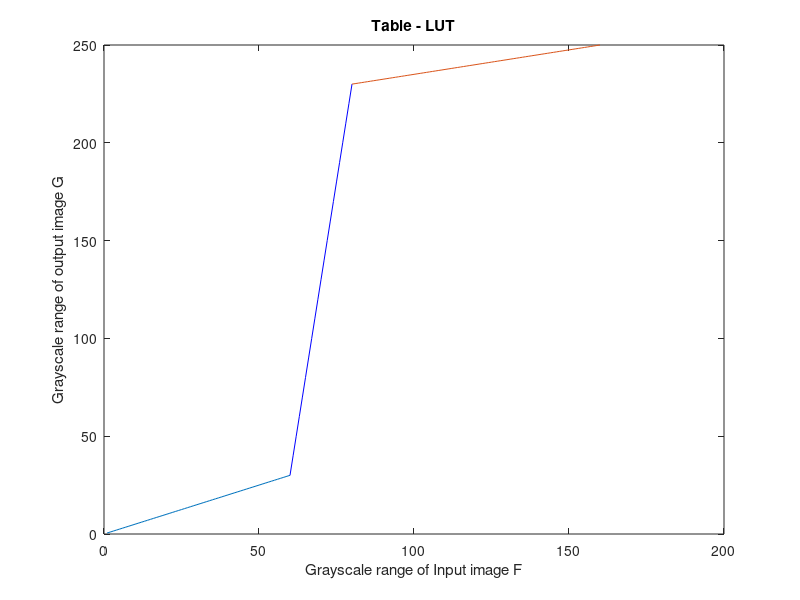
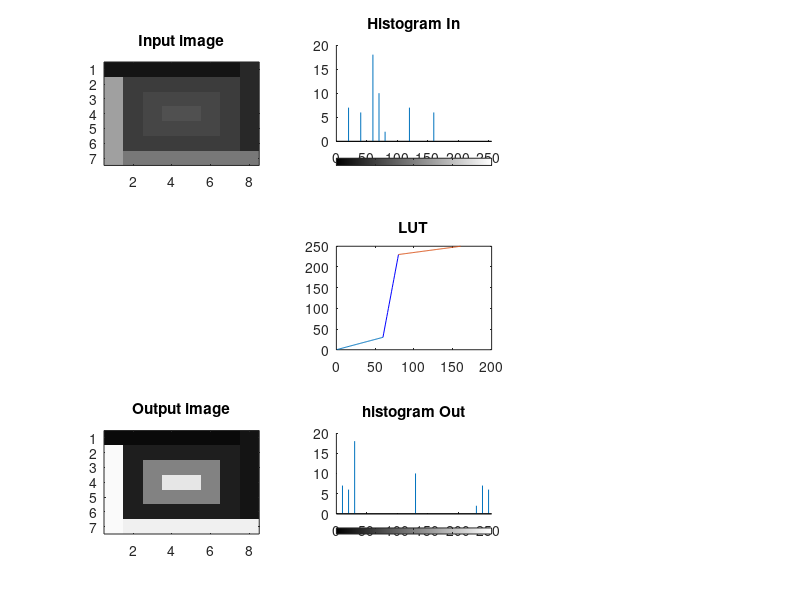

Reproduce these figures in MATLAB, in order.
clc
clear all
close all

lut = [];
x = [];     %input image
y = [];     %output image

x = [20 20 20 20 20 20 20 40;
    160 60 60 60 60 60 60 40;
    160 60 70 70 70 70 60 40;
    160 60 70 80 80 70 60 40;
    160 60 70 70 70 70 60 40;
    160 60 60 60 60 60 60 40;
    160 120 120 120 120 120 120 120];

[m,n] = size(x);

for i=1:60
    lut(i) = 0.5*i;
end

for i = 60:80
    lut(i) = 10*(i-57);
end

for i= 80:160
    lut(i) = 0.25*i + 210;
end

%Gary level modification using LUT
for i = 1:m
    for j = 1:n

        y(i,j)=lut(x(i,j));
    end
end

%display LUT
t = 1:60;
t1 = 60:80;
t2 = 80:160;

plot(t,lut(t),t1,lut(t1),'b',t2,lut(t2)),title('Table - LUT')
xlabel('Grayscale range of Input image F')
ylabel('Grayscale range of output image G')

%Display input image, histogram and LUT
figure(2)
subplot(331), subimage(uint8(x),gray(256)),title('Input image')
subplot(332), imhist(uint8(x)),title('Histogram In')
subplot(335), plot(t,lut(t),t1,lut(t1),'b-',t2,lut(t2)), title("LUT")

%display output image, histogram
subplot(337), subimage(uint8(y),gray(256)),title('Output image')
subplot(338), imhist(uint8(y)), title('histogram Out')





